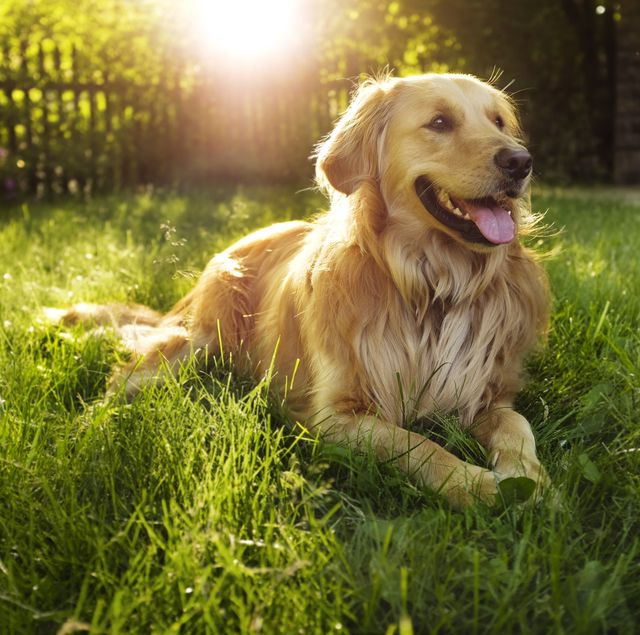
#> input picture Homework1_python2/pic2.jpg, 640 x 635 px, found by its file name
$ python problem4.py
#> lines starting #> are read from the running program, lines starting #| are printed output that depends on the picture; after the words box and inside, x2 and y2 are one past the last pixel; in counts of white or black regions, pixels touching at a corner belong together
"""
Open the image pic2.jpg and display it with the name pic2.
Apply the correct method so that
only a circle of radius of 70 pixels is left
right in the middle of the picture.
Your result should look similar to the example below.
"""
import cv2 as cv
import numpy as np

pic2 = cv.imread('Photos/pic2.jpg')
#> pic2 is the input picture: shape (635, 640, 3); mean B, G, R 56.4, 114.9, 122.6
cat = cv.imread('Photos/cat.jpg')
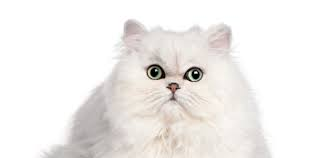
#> input picture Homework3_python2/Photos/cat.jpg, 319 x 158 px
#> cat is the input picture: shape (158, 319, 3); mean B, G, R 235.8, 238, 240.8
blank = np.zeros(pic2.shape[:2], dtype = 'uint8')

mask = cv.circle(blank, (pic2.shape[1]//2, pic2.shape[0]//2), 70, 255, -1)
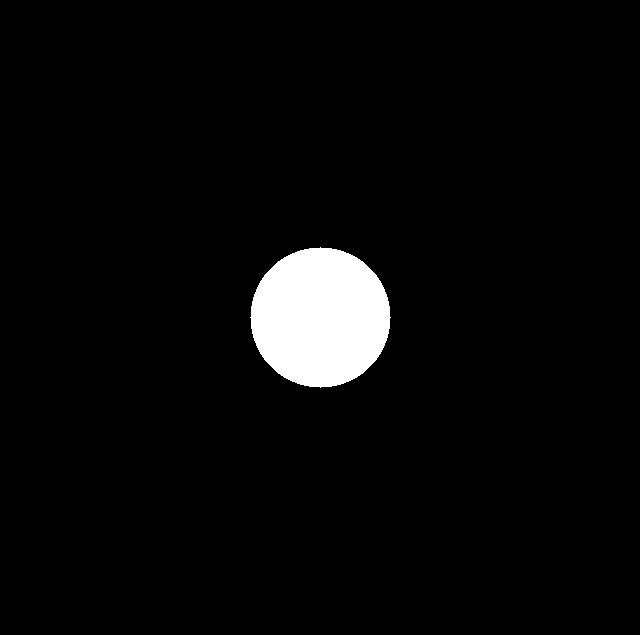
#> blank: shape (635, 640); 3.8% white; 1 white region, box (x1, y1, x2, y2) and area: (250, 247, 391, 388) 15373

cv.imshow('original', pic2)
cv.imshow('mask', mask)

masked_image = cv.bitwise_and(pic2, pic2, mask=mask)
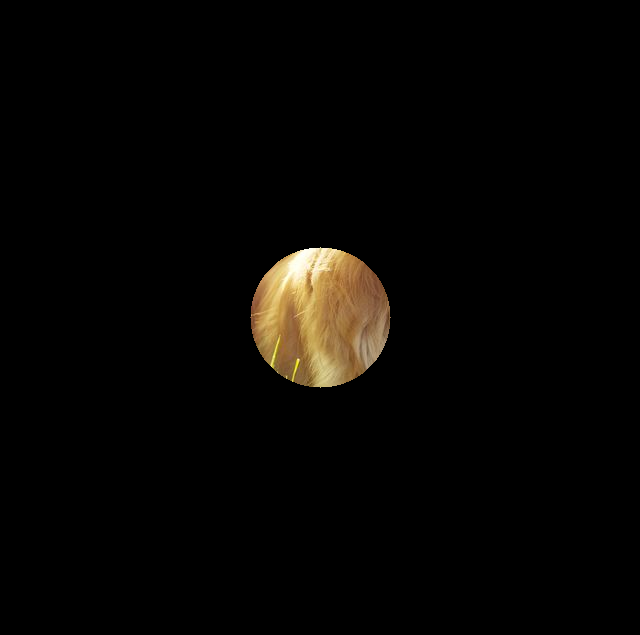
#> masked_image: shape (635, 640, 3); mean B, G, R 3.2, 5.3, 6.7

cv.imshow('original image', pic2)
cv.imshow('result', masked_image)

cv.waitKey(0)
